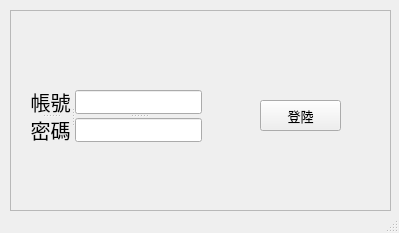
<?xml version="1.0" encoding="UTF-8"?>
<ui version="4.0">
 <class>LogInWindow</class>
 <widget class="QMainWindow" name="LogInWindow">
  <property name="geometry">
   <rect>
    <x>0</x>
    <y>0</y>
    <width>399</width>
    <height>233</height>
   </rect>
  </property>
  <property name="windowTitle">
   <string>MainWindow</string>
  </property>
  <widget class="QWidget" name="centralwidget">
   <property name="font">
    <font>
     <pointsize>10</pointsize>
    </font>
   </property>
   <widget class="QFrame" name="frame_login">
    <property name="geometry">
     <rect>
      <x>10</x>
      <y>10</y>
      <width>381</width>
      <height>201</height>
     </rect>
    </property>
    <property name="font">
     <font>
      <pointsize>10</pointsize>
     </font>
    </property>
    <property name="frameShape">
     <enum>QFrame::StyledPanel</enum>
    </property>
    <property name="frameShadow">
     <enum>QFrame::Raised</enum>
    </property>
    <property name="lineWidth">
     <number>1</number>
    </property>
    <widget class="QLabel" name="label_return">
     <property name="geometry">
      <rect>
       <x>150</x>
       <y>150</y>
       <width>91</width>
       <height>21</height>
      </rect>
     </property>
     <property name="font">
      <font>
       <pointsize>15</pointsize>
      </font>
     </property>
     <property name="text">
      <string/>
     </property>
    </widget>
    <widget class="QPushButton" name="pushButton_login">
     <property name="geometry">
      <rect>
       <x>250</x>
       <y>90</y>
       <width>81</width>
       <height>31</height>
      </rect>
     </property>
     <property name="text">
      <string>登陸</string>
     </property>
    </widget>
    <widget class="QSplitter" name="splitter_3">
     <property name="geometry">
      <rect>
       <x>20</x>
       <y>80</y>
       <width>172</width>
       <height>52</height>
      </rect>
     </property>
     <property name="orientation">
      <enum>Qt::Horizontal</enum>
     </property>
     <widget class="QSplitter" name="splitter">
      <property name="orientation">
       <enum>Qt::Vertical</enum>
      </property>
      <widget class="QLabel" name="label_account">
       <property name="font">
        <font>
         <pointsize>15</pointsize>
        </font>
       </property>
       <property name="frameShape">
        <enum>QFrame::NoFrame</enum>
       </property>
       <property name="text">
        <string>帳號</string>
       </property>
       <property name="alignment">
        <set>Qt::AlignCenter</set>
       </property>
      </widget>
      <widget class="QLabel" name="label_password">
       <property name="font">
        <font>
         <pointsize>15</pointsize>
        </font>
       </property>
       <property name="frameShape">
        <enum>QFrame::NoFrame</enum>
       </property>
       <property name="text">
        <string>密碼</string>
       </property>
       <property name="alignment">
        <set>Qt::AlignCenter</set>
       </property>
      </widget>
     </widget>
     <widget class="QSplitter" name="splitter_2">
      <property name="orientation">
       <enum>Qt::Vertical</enum>
      </property>
      <widget class="QLineEdit" name="lineEdit_account"/>
      <widget class="QLineEdit" name="lineEdit_password"/>
     </widget>
    </widget>
   </widget>
  </widget>
  <widget class="QStatusBar" name="statusbar"/>
 </widget>
 <resources/>
 <connections/>
</ui>
